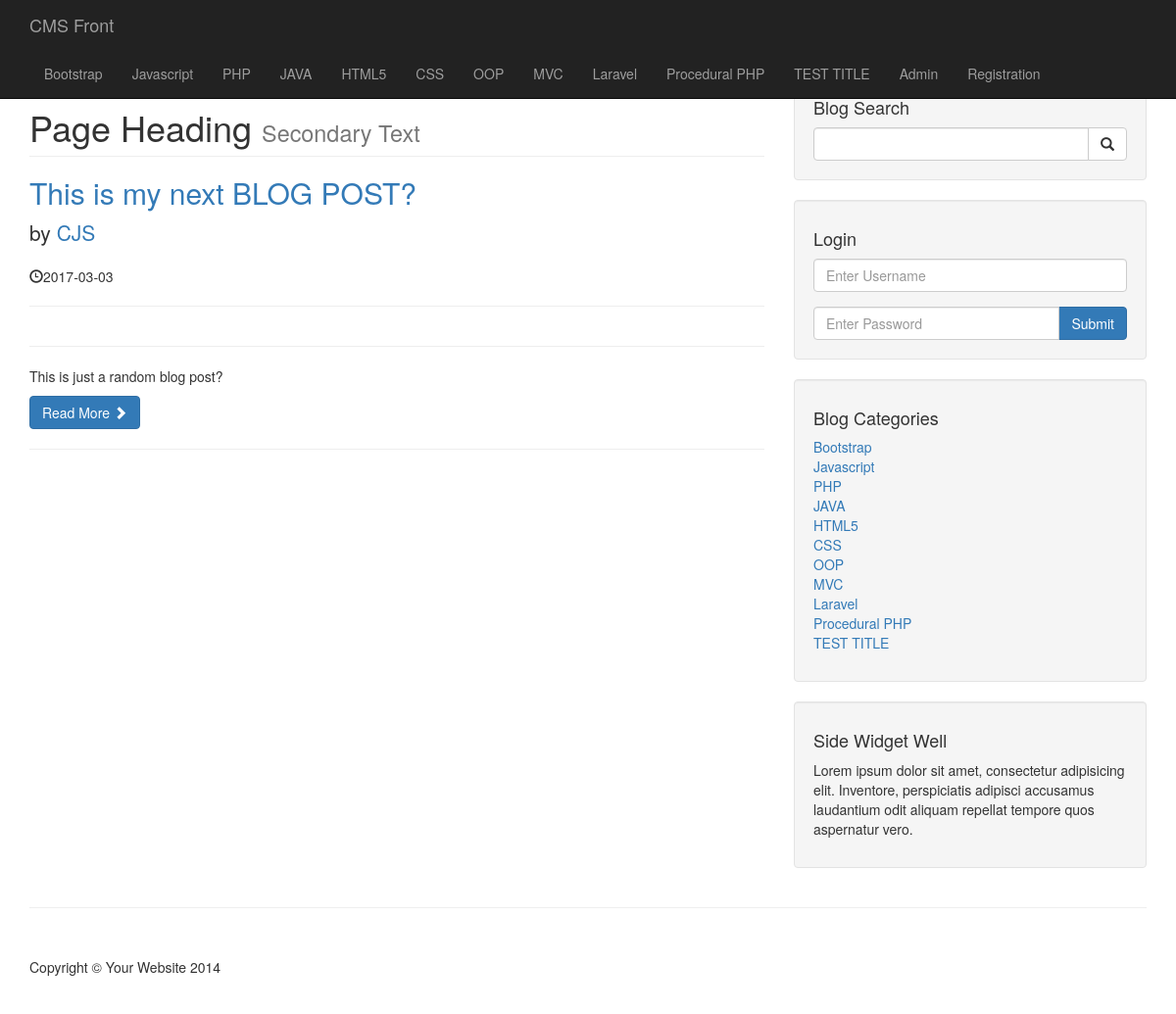
The app's page /category.php?category=1 with its own data.
### tables this page shows
CREATE TABLE `categories` (
  `cat_id` int(3) NOT NULL,
  `cat_title` varchar(255) NOT NULL
);

CREATE TABLE `posts` (
  `post_id` int(3) NOT NULL,
  `post_category_id` int(3) NOT NULL,
  `post_title` varchar(255) NOT NULL,
  `post_author` varchar(255) NOT NULL,
  `post_user` varchar(255) NOT NULL,
  `post_date` date NOT NULL,
  `post_tags` varchar(255) NOT NULL,
  `post_image` text NOT NULL,
  `post_content` text NOT NULL,
  `post_comment_count` int(11) NOT NULL,
  `post_status` varchar(255) NOT NULL DEFAULT 'draft',
  `post_views_count` int(11) NOT NULL
);

### category.php (the view, shortened to what this page needs)
<?php include "includes/header.php";?>
<?php include "includes/nav.php";?>
    <div class="container">
        <div class="row">
            <div class="col-md-8">
                <?php
        if(isset($_GET['category'])){
            $post_category_id = $_GET['category'];
            $query = "SELECT * FROM posts WHERE post_category_id = $post_category_id" ;
             $select_all_posts_query = mysqli_query($connection,$query);
                while($row = mysqli_fetch_assoc($select_all_posts_query)){
                    $post_id = $row['post_id'];
                    $post_title = $row['post_title'];
                    $post_author = $row['post_author'];
                    $post_date = $row['post_date'];
                    $post_content = substr($row['post_content'],0,200);
                 ?>
                <h1 class="page-header">
                    Page Heading
                    <small>Secondary Text</small>
                </h1>
                <h2>
                    <a href="post.php?p_id= <?php echo $post_id; ?>"><?php echo $post_title; ?></a>
                </h2>
                <p class="lead">
                    by <a href="index.php"><?php echo $post_author ?></a>
                </p>
                <p><span class="glyphicon glyphicon-time"></span><?php echo $post_date ?></p>
                <hr>
                <hr>
                <p><?php echo $post_content ?></p>
                <a class="btn btn-primary" href="#">Read More <span class="glyphicon glyphicon-chevron-right"></span></a>
                <hr>
            <?php } } ?>
            </div>
            <?php include "includes/sidebar.php";?>
        </div>
        <hr>
    <?php include "includes/footer.php";?>

### includes/nav.php (shortened to what this page needs)
<nav class="navbar navbar-inverse navbar-fixed-top" role="navigation">
        <div class="container">
            <div class="navbar-header">
                <a class="navbar-brand" href="index.php">CMS Front</a>
            </div>
            <div class="collapse navbar-collapse" id="bs-example-navbar-collapse-1">
                <ul class="nav navbar-nav">
                    <?php
                $query = "SELECT * FROM categories";
                $select_all_categories_query = mysqli_query($connection,$query);
                while($row = mysqli_fetch_assoc($select_all_categories_query)){
                    $cat_title = $row['cat_title'];
                        echo"<li><a href='#'>{$cat_title}</a></li>";
                }
                    ?>
                    <li>
                        <a href="admin">Admin</a>
                    </li>
                    <li>
                        <a href="registration.php">Registration</a>
                    </li>
                </ul>
            </div>
        </div>
    </nav>

### includes/sidebar.php (shortened to what this page needs)
<div class="col-md-4">
                <div class="well">
                    <h4>Blog Search</h4>
                    <form action="search.php" method="post">
                        <div class="input-group">
                            <input name="search" type="text" class="form-control">
                            <span class="input-group-btn">
                                <button name="submit" class="btn btn-default" type="submit">
                                    <span class="glyphicon glyphicon-search"></span>
                            </button>
                            </span>
                        </div>
                    </form>
                </div>
                <div class="well">
                    <h4>Login</h4>
                    <form action="includes/login.php" method="post">
                        <div class="form-group">
                            <input name="username" type="text" class="form-control" placeholder="Enter Username" required>
                        </div>
                        <div class="input-group">
                            <input name="password" type="password" class="form-control" placeholder="Enter Password" required>
                            <span class="input-group-btn">
                                <button class="btn btn-primary" name="login" type="submit">Submit
                                </button>
                            </span>
                        </div>
                    </form>
                </div>
                <div class="well">
                <?php
                $query = "SELECT * FROM categories LIMIT 12";
                $select_categories_sidebar_query = mysqli_query($connection,$query);
                ?>
                    <h4>Blog Categories</h4>
                    <div class="row">
                            <div class="col-lg-12">
                            <ul class="list-unstyled">
                            <?php
                             while($row = mysqli_fetch_assoc($select_categories_sidebar_query)){
                            $cat_title = $row['cat_title'];
                            $cat_id = $row['cat_id'];
                             echo"<li><a href='category.php?category=$cat_id'>{$cat_title}</a></li>";
                }
                ?>
                            </ul>
                        </div>
                    </div>
                </div>
                <?php include "widget.php"; ?>
</div>

### css/blog-home.css (style rules this page uses)
body { padding-top: 70px; }

### records on screen
categories: cat_title "Bootstrap"
categories: cat_title "Javascript"
categories: cat_title "PHP"
categories: cat_title "JAVA"
categories: cat_title "HTML5"
categories: cat_title "CSS"
categories: cat_title "OOP"
categories: cat_title "MVC"
categories: cat_title "Laravel"
categories: cat_title "Procedural PHP"
categories: cat_title "TEST TITLE"
posts: post_title "This is my next BLOG POST?", post_author "CJS", post_date "2017-03-03", post_content "This is just a random blog post?"
